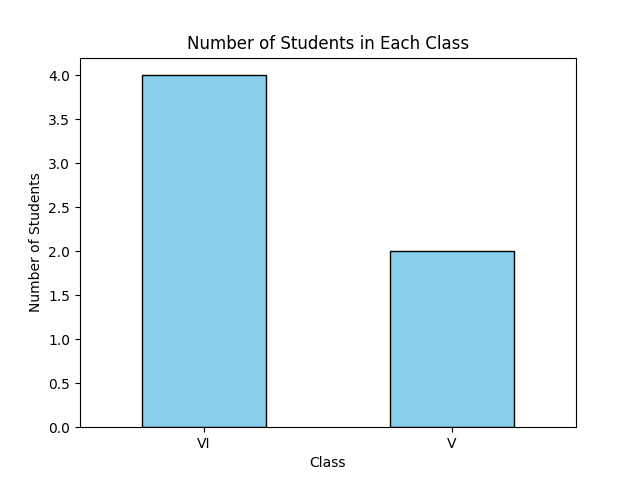

Source code (Python):
"""1: Write a Pandas program to split the following data frame into groups based on Class and count the number of students in that particular class.Also generate a bar chart based on the result and explain the conclusion.

 Input: student_data = pd.DataFrame({

 'school_code': ['s001','s002','s003','s001','s002','s004'], 

'class': ['V', 'VI', 'VI', 'VI', 'V', 'VI'], 

'name': ['Alberto Franco','Gino Mcneill','Ryan Parkes', 'Eesha Hinton', 'Gino Mcneill', 'David Parkes'],

 'age': [12, 12, 13, 13, 14, 12], 'height': [173, 192, 186, 167, 151, 159], 

'weight': [35, 32, 33, 30, 31, 32],

 'address': ['street1', 'street2', 'street3', 'street1', 'street2', 'street4']}, )
 """
import pandas as pd
import matplotlib.pyplot as plt

# Define the DataFrame
student_data = pd.DataFrame({
    'school_code': ['s001', 's002', 's003', 's001', 's002', 's004'],
    'class': ['V', 'VI', 'VI', 'VI', 'V', 'VI'],
    'name': ['Alberto Franco', 'Gino Mcneill', 'Ryan Parkes', 'Eesha Hinton', 'Gino Mcneill', 'David Parkes'],
    'age': [12, 12, 13, 13, 14, 12],
    'height': [173, 192, 186, 167, 151, 159],
    'weight': [35, 32, 33, 30, 31, 32],
    'address': ['street1', 'street2', 'street3', 'street1', 'street2', 'street4']
})

# Group by 'class' and count the number of students in each class
class_counts = student_data['class'].value_counts()

# Generate a bar chart based on the result
class_counts.plot(kind='bar', color='skyblue', edgecolor='black')

# Add title and labels
plt.title('Number of Students in Each Class')
plt.xlabel('Class')
plt.ylabel('Number of Students')
plt.xticks(rotation=0)

# Show the plot
plt.show()
